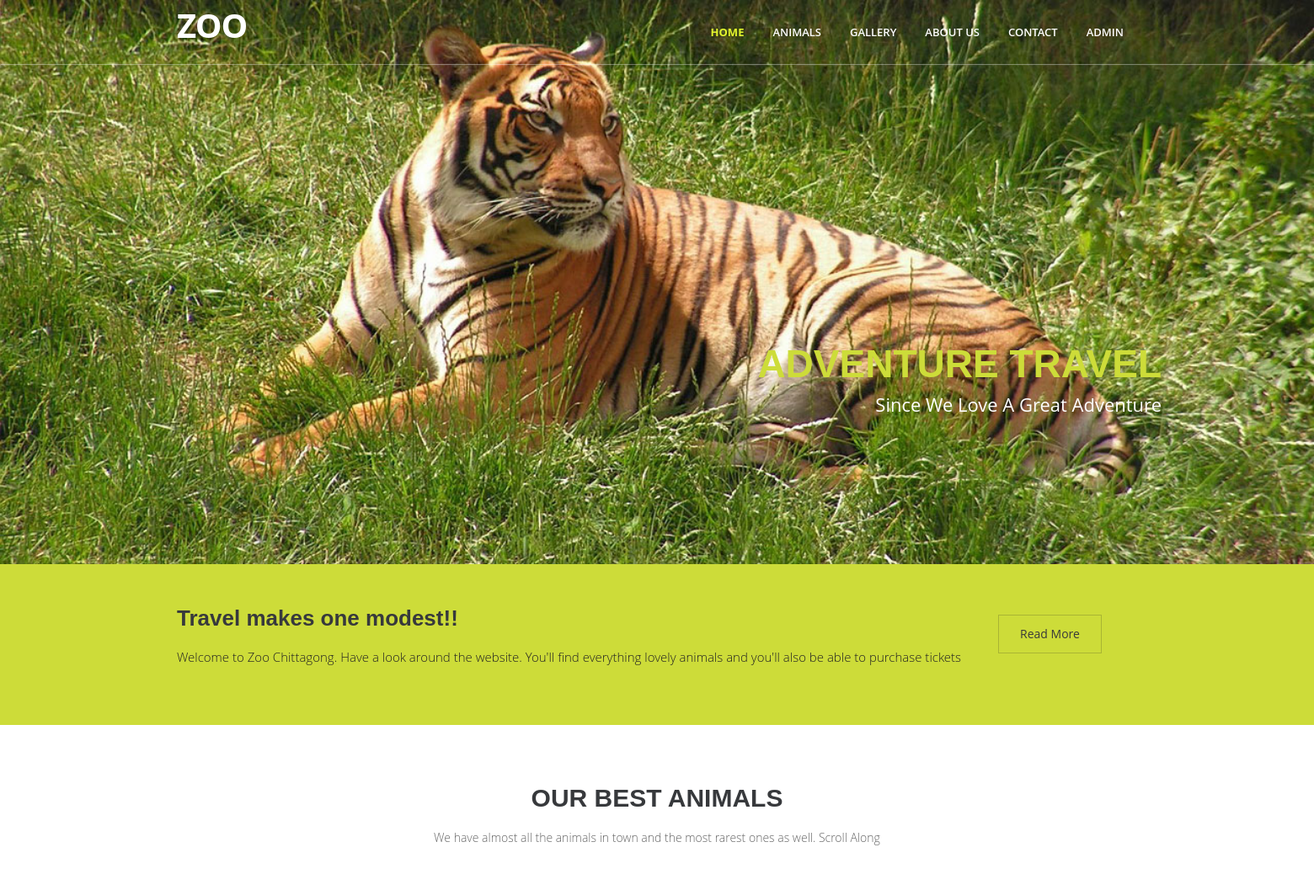
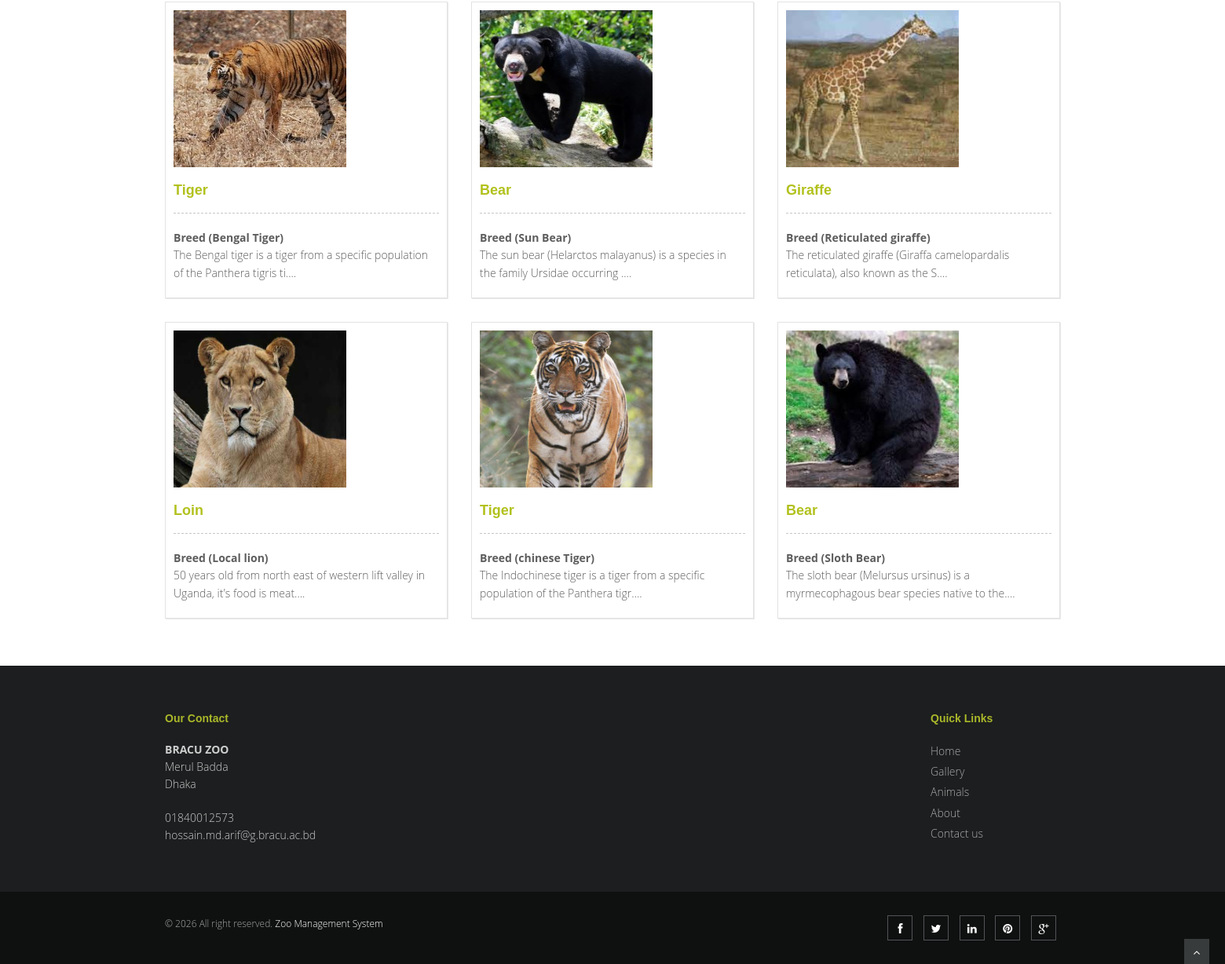
The page / on the database its author committed (2 pictures, top to bottom).
### tables this page shows
CREATE TABLE `tblanimal` (
  `ID` int(10) NOT NULL,
  `AnimalName` varchar(200) DEFAULT NULL,
  `CageNumber` varchar(255) DEFAULT NULL,
  `FeedNumber` varchar(200) DEFAULT NULL,
  `Breed` varchar(200) DEFAULT NULL,
  `AnimalImage` varchar(200) DEFAULT NULL,
  `Description` mediumtext DEFAULT NULL,
  `CreationDate` timestamp NOT NULL DEFAULT current_timestamp() ON UPDATE current_timestamp()
);

### index.php (the view, shortened to what this page needs)
<?php
include('includes/dbconnection.php');
?>
<!DOCTYPE html>
<html lang="en">
<head>
	<link href="css/bootstrap.min.css" rel="stylesheet" />
	<link href="css/fancybox/jquery.fancybox.css" rel="stylesheet">
	<link href="css/flexslider.css" rel="stylesheet" />
	<link href="css/style.css" rel="stylesheet" />
</head>
<body>
	<div id="wrapper" class="home-page">
		<?php include('includes/header.php');?>
		<section id="banner">
			<div id="main-slider" class="flexslider">
				<ul class="slides">
					<li>
						<img src="img/slides/banner.jpg" alt="" />
						<div class="flex-caption">
							<h3>Adventure Travel</h3>
							<p>Since we love a great adventure</p>
						</div>
					</li>
				</ul>
			</div>
		</section>
		<section id="call-to-action-2">
			<div class="container">
				<div class="row">
					<div class="col-md-10 col-sm-9">
						<h3>Travel makes one modest!!</h3>
						<p>Welcome to Zoo Chittagong. Have a look around the website. You'll find everything lovely animals and you'll also be able to purchase tickets </p>
					</div>
					<div class="col-md-2 col-sm-3">
						<a href="#" class="btn btn-primary">Read More</a>
					</div>
				</div>
			</div>
		</section>
		<section id="content">
			<div class="container">
				<div class="row">
					<div class="col-md-12">
						<div class="aligncenter"><h2 class="aligncenter">Our Best Animals</h2>We have almost all the animals in town and the most rarest ones as well. Scroll Along</div>
						<br/>
					</div>
				</div>
				<div class="row box-section">
					<?php
					$query=mysqli_query($con,"select * from tblanimal order by rand() limit 6");
					while ($row=mysqli_fetch_array($query))
					{
						?>
						<div class="col-md-4 " style="margin-bottom: 30px;">
							<div class="box-content">
								<a href="details.php?anid=<?php echo $row['ID'];?>">
									<img class="" src="admin/images/<?php echo $row['AnimalImage'];?>" width='220' height='200' alt="">
									<h3><?php echo $row['AnimalName'];?><span class="price pull-right"></span></h3>
									<strong>Breed (<?php echo $row['Breed'];?>)</strong>
									<p><?php echo substr($row['Description'],0,80);?>....</p>
								</a>
							</div>
						</div>
						<?php
					}?>
				</div>
			</section>
			<?php include('includes/footer.php');?>
		</div>
		<a href="#" class="scrollup"><i class="fa fa-angle-up active"></i></a>
</body>
</html>

### includes/header.php (shortened to what this page needs)
<header>
    <div class="navbar navbar-default navbar-static-top">
        <div class="container">
            <div class="navbar-header">
                <a class="navbar-brand" href="index.php"><span style="color: #ffffff; font-size: 40px;">zoo</span> </a>
            </div>
            <div class="navbar-collapse collapse ">
                <ul class="nav navbar-nav">
                    <li class="active"><a href="index.php">Home</a></li>
                    <li><a href="animals.php">Animals</a></li>
                    <li><a href="portfolio.php">Gallery</a></li>
                    <li><a href="about.php">About Us</a></li>
                    <li><a href="contact.php">Contact</a></li>
                    <li><a href="admin">Admin</a></li>
                </ul>
            </div>
        </div>
    </div>
</header>

### includes/footer.php
<footer>
				<div class="container">
					<div class="row">
						<div class="col-md-6 col-sm-6">
							<div class="widget">
								<h5 class="widgetheading">Our Contact</h5>
								<address>
									<strong>BRACU ZOO </strong><br>
									Merul Badda<br>
								Dhaka</address>
								<p>
									<i class="icon-phone"></i> 01840012573 <br>
									<i class="icon-envelope-alt"></i> hossain.md.arif@g.bracu.ac.bd
								</p>
							</div>
						</div>
						<div class="col-md-push-4 col-sm-6">
							<div class="widget">
								<h5 class="widgetheading">Quick Links</h5>
								<ul class="link-list">
									<li><a href="index.php">Home</a></li>
									<li><a href="portfolio.php">Gallery</a></li>
									<li><a href="animals.php">Animals</a></li>
									<li><a href="about.php">About</a></li>
									<li><a href="contact.php">Contact us</a></li>
								</ul>
							</div>
						</div>
					</div>
				</div>
				<div id="sub-footer">
					<div class="container">
						<div class="row">
							<div class="col-lg-6">
								<div class="copyright">
									<p>
										<span>&copy; <script> document.write(new Date().getFullYear()); </script> All right reserved.  </span><a href="http://Brac_university_Zoo.com" target="_blank">Zoo Management System</a>
									</p>
								</div>
							</div>
							<div class="col-lg-6">
								<ul class="social-network">
									<li><a href="#" data-placement="top" title="Facebook"><i class="fa fa-facebook"></i></a></li>
									<li><a href="#" data-placement="top" title="Twitter"><i class="fa fa-twitter"></i></a></li>
									<li><a href="#" data-placement="top" title="Linkedin"><i class="fa fa-linkedin"></i></a></li>
									<li><a href="#" data-placement="top" title="Pinterest"><i class="fa fa-pinterest"></i></a></li>
									<li><a href="#" data-placement="top" title="Google plus"><i class="fa fa-google-plus"></i></a></li>
								</ul>
							</div>
						</div>
					</div>
				</div>
			</footer>

### css/flexslider.css (style rules this page uses)
.slides, .flex-control-nav, .flex-direction-nav { margin: 0; padding: 0; list-style: none; }
.flexslider { margin: 0; padding: 0; }
.flexslider .slides > li { display: none; -webkit-backface-visibility: hidden; }
.flexslider .slides img { width: 100%; display: block; }
.slides:after { content: "."; display: block; clear: both; visibility: hidden; line-height: 0; height: 0; }
.flexslider { background:none; position: relative; zoom: 1; }
.flexslider .slides { zoom: 1; }
.flex-caption { background: rgba(0,0,0,.8); margin-left:5px;bottom:5px; position:absolute;padding:20px; z-index:99; }
.flex-caption p { line-height: 22px; font-weight:300; color: #fff }

### rows shown on the page
tblanimal: AnimalImage (picture), AnimalName "Tiger", Breed "Bengal Tiger", Description "The Bengal tiger is a tiger from a specific population of the Panthera tigris ti"
tblanimal: AnimalImage (picture), AnimalName "Bear", Breed "Sun Bear", Description "The sun bear (Helarctos malayanus) is a species in the family Ursidae occurring"
tblanimal: AnimalImage (picture), AnimalName "Giraffe", Breed "Reticulated giraffe", Description "The reticulated giraffe (Giraffa camelopardalis reticulata), also known as the S"
tblanimal: AnimalImage (picture), AnimalName "Loin", Breed "Local lion", Description "50 years old from north east of western lift valley in Uganda, it's food is meat"
tblanimal: AnimalImage (picture), AnimalName "Tiger", Breed "chinese Tiger", Description "The Indochinese tiger is a tiger from a specific population of the Panthera tigr"
tblanimal: AnimalImage (picture), AnimalName "Bear", Breed "Sloth Bear", Description "The sloth bear (Melursus ursinus) is a myrmecophagous bear species native to the"
